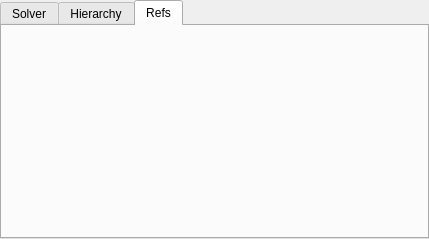
<?xml version="1.0" encoding="UTF-8"?>
<ui version="4.0">
 <class>TabWidget</class>
 <widget class="QTabWidget" name="TabWidget">
  <property name="geometry">
   <rect>
    <x>0</x>
    <y>0</y>
    <width>429</width>
    <height>239</height>
   </rect>
  </property>
  <property name="windowTitle">
   <string>TabWidget</string>
  </property>
  <property name="currentIndex">
   <number>2</number>
  </property>
  <widget class="SolverTab" name="solver">
   <attribute name="title">
    <string>Solver</string>
   </attribute>
  </widget>
  <widget class="HierarchyTab" name="hierarchy">
   <attribute name="title">
    <string>Hierarchy</string>
   </attribute>
  </widget>
  <widget class="Ref_Tab" name="refs">
   <attribute name="title">
    <string>Refs</string>
   </attribute>
  </widget>
 </widget>
 <customwidgets>
  <customwidget>
   <class>Ref_Tab</class>
   <extends>QWidget</extends>
   <header>stack_of_tasks_ui.ref_tab.tab</header>
   <container>1</container>
  </customwidget>
  <customwidget>
   <class>HierarchyTab</class>
   <extends>QWidget</extends>
   <header>stack_of_tasks_ui.hierarchy_tab.tab</header>
   <container>1</container>
  </customwidget>
  <customwidget>
   <class>SolverTab</class>
   <extends>QWidget</extends>
   <header>stack_of_tasks_ui.solver_tab.tab</header>
   <container>1</container>
  </customwidget>
 </customwidgets>
 <resources/>
 <connections/>
</ui>
